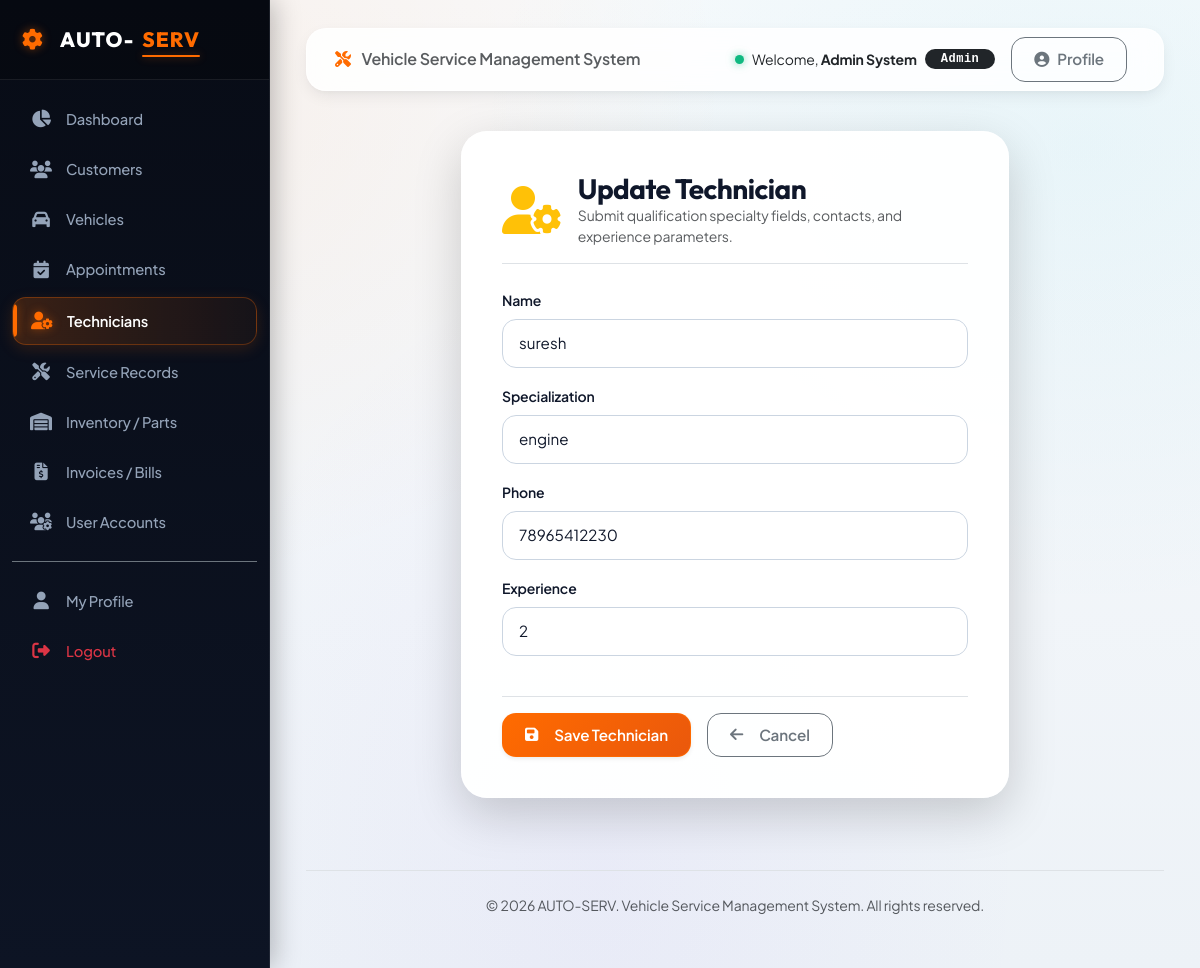
Screenshot of /technicians/6/edit/ (signed in) with the database file from the repository.
### accounts/models.py (models this page shows, shortened)
class User(AbstractUser):
    ROLE_CHOICES = (
        ('admin', 'Admin'),
        ('customer', 'Customer'),
        ('technician', 'Technician'),
        ('service_advisor', 'Service Advisor'),
    )
    role = models.CharField(max_length=20, choices=ROLE_CHOICES, default='customer')
    phone = models.CharField(max_length=15, blank=True, null=True)
    address = models.TextField(blank=True, null=True)

### technicians/models.py (models this page shows, shortened)
class Technician(models.Model):
    user = models.OneToOneField(settings.AUTH_USER_MODEL, on_delete=models.CASCADE, null=True, blank=True, related_name='technician')
    name = models.CharField(max_length=100)
    specialization = models.CharField(max_length=100)
    phone = models.CharField(max_length=15)
    experience = models.PositiveIntegerField(help_text="Years of experience")

### accounts/decorators.py (the view)
        def _wrapped_view(request, *args, **kwargs):
            if request.user.is_authenticated:
                allowed_roles = list(roles)
                if 'admin' in allowed_roles and 'service_advisor' not in allowed_roles:
                    allowed_roles.append('service_advisor')
                if request.user.role in allowed_roles or request.user.is_superuser:
                    return view_func(request, *args, **kwargs)
            raise PermissionDenied

### technicians/forms.py
class TechnicianForm(forms.ModelForm):
    class Meta:
        model = Technician
        fields = ['name', 'specialization', 'phone', 'experience']
        widgets = {
            'name': forms.TextInput(attrs={'class': 'form-control', 'placeholder': 'Technician Name'}),
            'specialization': forms.TextInput(attrs={'class': 'form-control', 'placeholder': 'e.g. Brakes, Engines, Electrical'}),
            'phone': forms.TextInput(attrs={'class': 'form-control', 'placeholder': 'Phone Number'}),
            'experience': forms.NumberInput(attrs={'class': 'form-control', 'placeholder': 'Years of Experience'}),
        }

### technicians/views.py (called while the page is built)
@login_required
@role_required('admin')
def technician_update(request, pk):
    tech = get_object_or_404(Technician, pk=pk)
    if request.method == 'POST':
        form = TechnicianForm(request.POST, instance=tech)
        if form.is_valid():
            form.save()
            messages.success(request, "Technician details updated successfully.")
            return redirect('technicians:technician_list')
    else:
        form = TechnicianForm(instance=tech)
    return render(request, 'technicians/technician_form.html', {'form': form, 'title': 'Update Technician'})

### templates/technicians/technician_form.html (shortened to what this page needs)
{% extends 'base.html' %}
{% block content %}
<div class="row justify-content-center">
    <div class="col-md-8">
        <div class="form-card shadow-lg">
            <div class="d-flex align-items-center gap-3 mb-4 pb-3 border-bottom">
                <i class="fa-solid fa-user-gear fa-3x text-warning"></i>
                <div>
                    <h3 class="fw-bold mb-0">{{ title }}</h3>
                    <p class="text-muted small mb-0">Submit qualification specialty fields, contacts, and experience parameters.</p>
                </div>
            </div>
            <form method="post">
                <div class="row">
                    {% for field in form %}
                    <div class="col-md-12 mb-3">
                        <label for="{{ field.id_for_label }}" class="form-label fw-semibold small">{{ field.label }}</label>
                        {{ field }}
                    </div>
                    {% endfor %}
                </div>
                <div class="mt-4 pt-3 border-top d-flex gap-3">
                    <button type="submit" class="btn btn-primary shadow-sm">
                        <i class="fa-solid fa-floppy-disk me-2"></i>Save Technician
                    </button>
                    <a href="{% url 'technicians:technician_list' %}" class="btn btn-outline-secondary">
                        <i class="fa-solid fa-arrow-left me-2"></i>Cancel
                    </a>
                </div>
            </form>
        </div>
    </div>
</div>
{% endblock %}

### templates/navbar.html (shortened to what this page needs)
<nav class="navbar navbar-expand-lg main-navbar py-2 px-3 mb-3 no-print">
    <div class="container-fluid">
        {% if not user.is_authenticated %}
        <a class="navbar-brand text-dark fw-bold d-flex align-items-center" href="/">
            <i class="fa-solid fa-gear me-2 brand-gear fs-4"></i>AUTO-<span style="color:var(--primary-color);">SERV</span>
        </a>
        {% else %}
        <span class="navbar-brand text-muted fs-6 d-none d-md-inline fw-semibold">
            <i class="fa-solid fa-screwdriver-wrench me-2" style="color:var(--primary-color);"></i> Vehicle Service Management System
        </span>
        {% endif %}
        <div class="ms-auto d-flex align-items-center">
            {% if user.is_authenticated %}
            <div class="text-dark me-3 d-none d-sm-flex align-items-center">
                <span class="status-dot dot-active me-2"></span>
                <span class="small me-2">Welcome, <strong class="text-dark">{{ user.first_name|default:user.username }} {{ user.last_name }}</strong></span>
                <span class="badge bg-dark rounded-pill px-3 py-1 font-monospace" style="letter-spacing: 0.5px;">{{ user.get_role_display }}</span>
            </div>
            <a href="{% url 'accounts:profile' %}" class="btn btn-sm btn-outline-secondary me-2">
                <i class="fa-solid fa-user-circle"></i> Profile
            </a>
            {% endif %}
        </div>
    </div>
</nav>

### static/css/style.css (style rules this page uses)
:root { --primary-color: #ff6b00; --primary-hover: #ea580c; --primary-dark: #c2410c; --primary-light: #fff7ed; --primary-glow: rgba(255, 107, 0, 0.45); --secondary-color: #0b0f19; --sidebar-bg: #090d16; --sidebar-hover: #161f33; --sidebar-active: #1e293b; --sidebar-border: rgba(255, 255, 255, 0.08); --cyan-accent: #06b6d4; --cyan-glow: rgba(6, 182, 212, 0.4); --purple-accent: #8b5cf6; --emerald-accent: #10b981; --amber-accent: #f59e0b; --danger-accent: #ef4444; --bg-base: #f1f5f9; --bg-surface: #ffffff; --card-bg: #ffffff; --card-hover-bg: #ffffff; --card-border: rgba(226, 232, 240, 0.85); --text-primary: #0f172a; --text-secondary: #475569; --text-muted: #64748b; --text-light: #f8fafc; --radius-sm: 8px; --radius-md: 14px; --radius-lg: 20px; --radius-xl: 26px; --radius-full: 9999px; --transition-fast: all 0.2s cubic-bezier(0.4, 0, 0.2, 1); --transition: all 0.35s cubic-bezier(0.16, 1, 0.3, 1); --transition-bounce: all 0.45s cubic-bezier(0.34, 1.56, 0.64, 1); --shadow-sm: 0 2px 4px rgba(15, 23, 42, 0.04), 0 1px 2px rgba(15, 23, 42, 0.06); --shadow-md: 0 6px 16px -2px rgba(15, 23, 42, 0.08), 0 3px 6px -2px rgba(15, 23, 42, 0.04); --shadow-lg: 0 18px 30px -4px rgba(15, 23, 42, 0.1), 0 8px 12px -4px rgba(15, 23, 42, 0.06); --shadow-xl: 0 25px 50px -12px rgba(15, 23, 42, 0.2); --shadow-glow: 0 0 25px var(--primary-glow); --shadow-cyan-glow: 0 0 25px var(--cyan-glow); }
* { box-sizing: border-box; }
body { font-family: 'Plus Jakarta Sans', sans-serif; background-color: var(--bg-base); background-image: radial-gradient(at 10% 10%, rgba(255, 107, 0, 0.07) 0px, transparent 40%), radial-gradient(at 90% 15%, rgba(6, 182, 212, 0.06) 0px, transparent 40%), radial-gradient(at 50% 90%, rgba(139, 92, 246, 0.05) 0px, transparent 50%), linear-gradient(180deg, #f8fafc 0%, #edf2f7 100%); background-attachment: fixed; color: var(--text-primary); min-height: 100vh; overflow-x: hidden; letter-spacing: -0.01em; }
h1, h2, h3, h4, h5, h6, .brand-title, .nav-brand { font-family: 'Outfit', sans-serif; font-weight: 700; letter-spacing: -0.02em; color: var(--text-primary); }
.main-navbar { background: rgba(255, 255, 255, 0.85); backdrop-filter: blur(14px); -webkit-backdrop-filter: blur(14px); border: 1px solid rgba(255, 255, 255, 0.6); border-radius: var(--radius-lg) !important; box-shadow: var(--shadow-md); transition: var(--transition); }
.btn { border-radius: var(--radius-md); padding: 10px 22px; font-weight: 600; font-size: 0.95rem; display: inline-flex; align-items: center; justify-content: center; gap: 8px; letter-spacing: -0.01em; transition: var(--transition-bounce); position: relative; overflow: hidden; }
.btn-primary { background: linear-gradient(135deg, #ff6b00 0%, #ea580c 100%); border: 1px solid rgba(255, 107, 0, 0.8); color: #ffffff; box-shadow: 0 4px 14px rgba(255, 107, 0, 0.3); }
.btn-primary::after { content: ''; position: absolute; top: -50%; left: -50%; width: 200%; height: 200%; background: linear-gradient( 60deg, rgba(255, 255, 255, 0) 0%, rgba(255, 255, 255, 0.25) 50%, rgba(255, 255, 255, 0) 100% ); transform: rotate(30deg) translateX(-100%); transition: transform 0.6s ease; }
.status-dot { display: inline-block; width: 9px; height: 9px; border-radius: 50%; margin-right: 6px; }
.dot-active { background-color: var(--emerald-accent); box-shadow: 0 0 8px rgba(16, 185, 129, 0.6); }
.form-card { background: rgba(255, 255, 255, 0.95); backdrop-filter: blur(16px); -webkit-backdrop-filter: blur(16px); border-radius: var(--radius-xl); border: 1px solid rgba(255, 255, 255, 0.8); box-shadow: var(--shadow-xl); padding: 40px; transition: var(--transition); }
.form-control, .form-select { border-radius: var(--radius-md); border: 1.5px solid #cbd5e1; padding: 12px 16px; font-size: 0.95rem; transition: var(--transition); background-color: #ffffff; color: var(--text-primary); }

### rows the page displays
User: first_name "Admin", last_name "System", role "Admin"
Technician: form "suresh" "engine" "78965412230" "2"

### other values shown
{{ title }} "Update Technician"
{{ field.label }} "Name" "Specialization" "Phone" "Experience"
